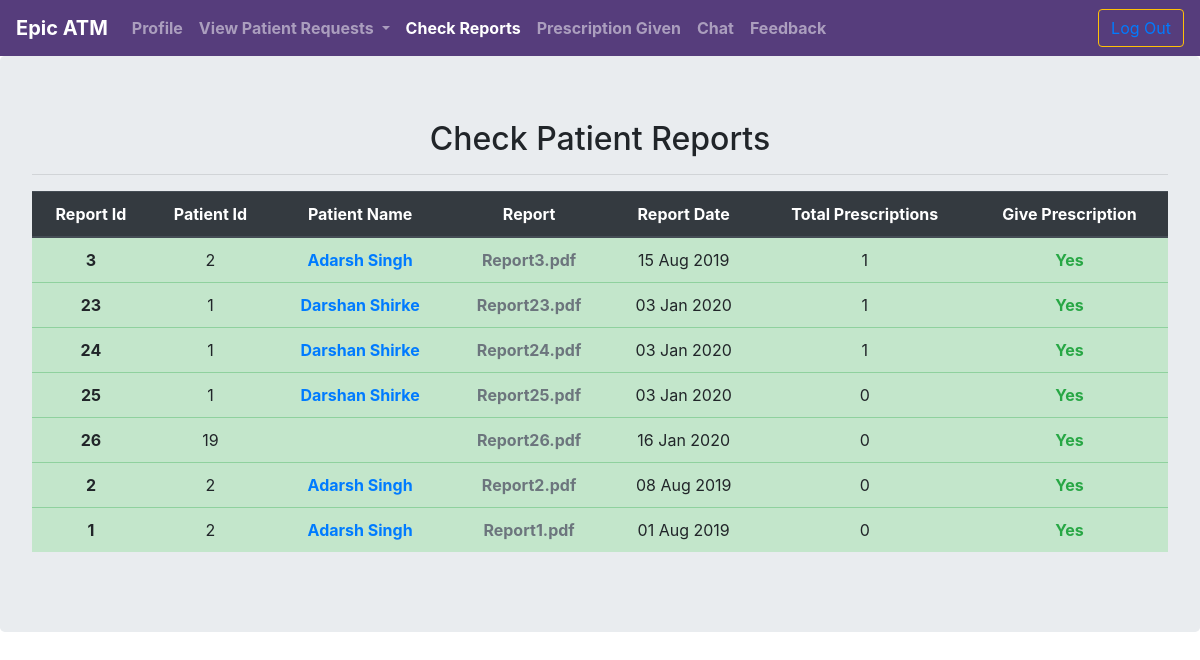
Page /checkReport.php (signed in) on the committed database.
### tables this page shows
CREATE TABLE `user_med` (
  `med_id` int(11) NOT NULL,
  `med_repdate` date NOT NULL,
  `total_pres` int(11) NOT NULL DEFAULT '0',
  `user_id` int(11) NOT NULL,
  `user_gender` varchar(20) NOT NULL,
  `med_age` varchar(20) NOT NULL,
  `med_wt` int(11) NOT NULL,
  `med_ht` int(11) NOT NULL,
  `med_bmi` int(11) NOT NULL,
  `med_fat` int(11) NOT NULL,
  `med_bp` int(11) NOT NULL,
  `med_hmg` int(11) NOT NULL,
  `med_pulse` int(11) NOT NULL,
  `med_temp` int(11) NOT NULL,
  `med_rbc` int(11) NOT NULL,
  `med_hct` int(11) NOT NULL,
  `med_wbc` int(11) NOT NULL,
  `med_plt` int(11) NOT NULL
);

CREATE TABLE `users` (
  `user_id` int(11) NOT NULL,
  `username` varchar(50) NOT NULL,
  `user_name` varchar(50) NOT NULL,
  `email` varchar(50) NOT NULL,
  `user_contact` varchar(50) NOT NULL,
  `user_pass` varchar(20) NOT NULL,
  `user_gender` varchar(10) NOT NULL,
  `user_bdate` date NOT NULL,
  `user_type` varchar(20) NOT NULL,
  `user_regdate` date NOT NULL,
  `temp_key` varchar(200) NOT NULL
);

### checkReport.php (the view, shortened to what this page needs)
<html lang="en">
<head>
 <?php require("docNav.php");   include("db/conn.php"); ?>
</head>
<body>
<div class="jumbotron table-responsive">
  <h2 class="text-center">Check Patient Reports</h2><hr>
<?php
	$doc_id= $_SESSION['doc_id'];
	$totalPresCount=2;
	$sql1="select * from user_med order by total_pres,med_repdate asc";
	$res1 = mysqli_query($con,$sql1) or die( header("location:error.php?error=".mysqli_error($con)."") );
	if(mysqli_num_rows($res1)==0){
		echo'<tr>
		<td class=" font-weight-bold" scope="col">
		<center><b>No Patient Exist For Given Information.</b></center></td>
		</tr>';
	}else{
		echo'<table class="table">
		<thead class="thead-dark">
		<tr class="text-center">
		<th scope="col">Report Id</th>
		<th scope="col">Patient Id</th>
		<th scope="col">Patient Name</th>
		<th scope="col">Report</th>
		<th scope="col">Report Date</th>
		<th scope="col">Total Prescriptions</th>
		<th scope="col">Give Prescription</th>';
		echo'</tr>
		</thead>
		<tbody>';
	while($val = mysqli_fetch_assoc($res1)){
			$patient_id = $val['user_id'];
			$rep_id = $val['med_id'];
			$rep_date = $val['med_repdate'];
			$rep_date = date('d M Y', strtotime($rep_date));
			$sql="select * from users where user_id='$patient_id'";
			$re = mysqli_query($con,$sql) or die( header("location:error.php?error=".mysqli_error($con)."") );
			$op = mysqli_fetch_assoc($re);
			$sql2="select count(*) as ct from user_pres where med_id='$rep_id'";
			$re2 = mysqli_query($con,$sql2) or die( header("location:error.php?error=".mysqli_error($con)."") );
			$op2 = mysqli_fetch_assoc($re2);
			$sql3="select * from user_pres where med_id='$rep_id' and doc_id='$doc_id'";
			$re3 = mysqli_query($con,$sql3) or die( header("location:error.php?error=".mysqli_error($con)."") );
			$patient_name= $op['user_name'];
			echo'
			<tr class="text-center table-success">
			<th  scope="row">'.$rep_id.'</th>
			<td>'.$patient_id.'</td>
			<td><a class="text-decoration-none font-weight-bold" href="patientReqDescp.php?patient_id='.base64_encode($patient_id).'">'.$patient_name.'</a></td>
			<td><a class="text-secondary font-weight-bold" target="_blank" href="userReport.php?med_id='.base64_encode($rep_id).'">Report'.$rep_id.'.pdf</a></td>
			<td>'.$rep_date.'</td>
			<td>'.$op2['ct'].'</td>';
		if(mysqli_num_rows($re3) > 0 ){
			echo '<td class="text-info font-weight-bold"> Already Given </td>';
		}elseif( $op2['ct'] < $totalPresCount){
			echo '<td><a class="text-success text-decoration-none font-weight-bold" href="givePres.php?rep_id='.base64_encode($rep_id).'">Yes</a></td>';
		}else{
			echo '<td class="text-info font-weight-bold"> Not Available </td>';
		}
		echo '</tr>';
	}
	echo'</tbody>
	</table>';
}
?>
</div>

### docNav.php (shortened to what this page needs)
<html lang="en">
<head>
 <?php
 include ("loading.php");
 ?>
</head>
<body>
    <nav class="navbar sticky-top navbar-expand-lg navbar-dark font-weight-bold" style="background-color:#563d7c">
  <a class="navbar-brand" href="userProfile.php">Epic ATM</a>
  <div class="collapse navbar-collapse" id="navbarSupportedContent">
    <ul class="navbar-nav mr-auto">
      <li class="nav-item" id="profile">
        <a class="nav-link" href="userProfile.php">Profile <span class="sr-only">(current)</span></a>
      </li>
      <li class="nav-item dropdown " id="p_req">
        <a class="nav-link dropdown-toggle" href="" id="navbarDropdownMenuLink" data-toggle="dropdown" aria-haspopup="true" aria-expanded="false">
          View Patient Requests
        </a>
      </li>
      <li class="nav-item " id="check_r">
        <a class="nav-link" href="checkReport.php">Check Reports<span class="sr-only">(current)</span></a>
      </li>
      <li class="nav-item " id="pres_g">
        <a class="nav-link" href="presGiven.php">Prescription Given<span class="sr-only">(current)</span></a>
      </li>
      <li class="nav-item " id="chat">
        <a class="nav-link" href="chatUser.php">Chat<span class="sr-only">(current)</span></a>
      </li>
      <li class="nav-item " id="feed_b">
        <a class="nav-link" href="userFeedback.php">Feedback<span class="sr-only">(current)</span></a>
      </li>
    </ul>
    <form class="form-inline my-2 my-lg-0">
       <button type="button" class="btn btn-outline-warning"><a class="text-decoration-none " href="logout.php">Log Out</a></button>
    </form>
  </div>
</nav>
</body>
</html>

### loading.php (shortened to what this page needs)
<html>
<head>
<head>

### rows in the picture
user_med: med_id "3", user "2", user.user_name "Adarsh Singh", med_repdate "15 Aug 2019", ct "1"
user_med: med_id "23", user "1", user.user_name "Darshan Shirke", med_repdate "03 Jan 2020", ct "1"
user_med: med_id "24", user "1", user.user_name "Darshan Shirke", med_repdate "03 Jan 2020", ct "1"
user_med: med_id "25", user "1", user.user_name "Darshan Shirke", med_repdate "03 Jan 2020", ct "0"
user_med: med_id "26", user "19", med_repdate "16 Jan 2020", ct "0"
user_med: med_id "2", user "2", user.user_name "Adarsh Singh", med_repdate "08 Aug 2019", ct "0"
user_med: med_id "1", user "2", user.user_name "Adarsh Singh", med_repdate "01 Aug 2019", ct "0"
